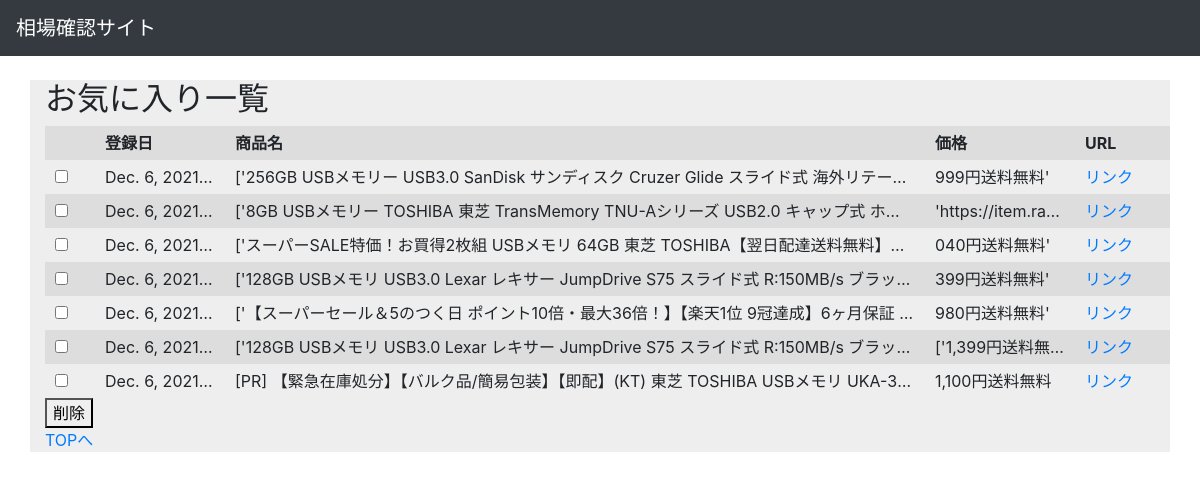
The app's page /fav_list/, older data.
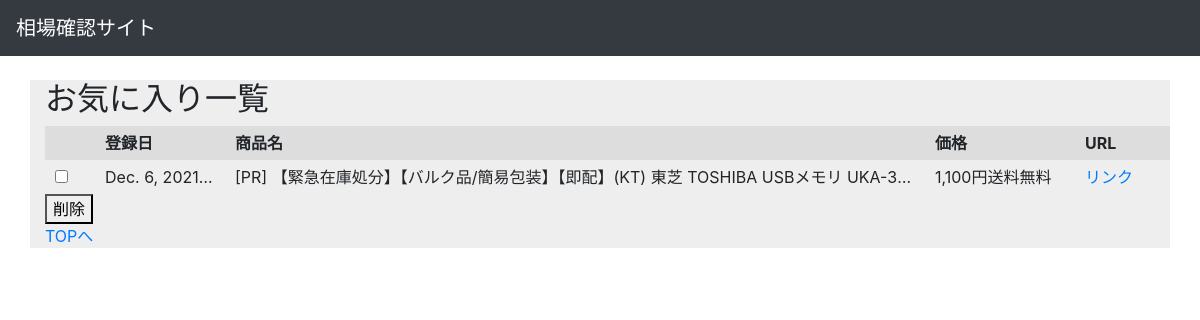
The same page, newer data.
### app_scrape/models.py (models this page shows, shortened)
class Fav(models.Model):
    created = models.DateTimeField(
        auto_now_add=True,
        editable=False,
        null=False,
    )
    name = models.TextField(
        max_length=255,
        blank=False,
        null=False,
        unique=True,
    )
    price = models.CharField(
        max_length=255,
        blank=False,
        null=False,
        unique=True,
    )
    url = models.CharField(
        max_length=255,
        blank=False,
        null=False,
        unique=True,
    )

### app_scrape/views.py (the view, shortened to what this page needs)
# urls.py: path('fav_list/', app_scrape.FavView.as_view(), name='fav_list'),
class FavView(ListView):
    template_name = "fav_list.html"
    model = Fav

### app_scrape/templates/fav_list.html (shortened to what this page needs)
{% extends "base.html" %}
{% block main %}
<h2>お気に入り一覧</h2>
<form action="" method="POST">
    <table>
        <tr>
            <th class="5" width="50" height="10"></th>
            <th class="4" width="130" height="10">登録日</th>
            <th class="1" width="700" height="10">商品名</th>
            <th class="2" width="150" height="10">価格</th>
            <th class="3" width="100" height="10">URL</th>
        </tr>
        {% for fav in object_list %}
        <tr>
            <td><input type="checkbox" name="delete" value="{{ fav.pk }}"></td>
            <td class="4" width="130" height="10">{{fav.created}}</td>
            <td width="700" height="10">{{fav.name}}</td>
            <td width="150" height="20">{{fav.price}}</td>
            <td width="100" height="10"><a href={{fav.url}}>リンク</a></td>
        </tr>
        {% endfor %}
    </table>
    <button type="submit">削除</button>
</form>
<a href="{% url '' %}">TOPへ</a>
{% endblock %}

### app_scrape/templates/base.html (shortened to what this page needs)
{% load static %}
<!doctype HTML>
<html>
    <head>
        <link rel="stylesheet" href="{% static 'style.css' %}">
        <link rel="stylesheet" href="https://maxcdn.bootstrapcdn.com/bootstrap/4.0.0/css/bootstrap.min.css">
    </head>
    <body>
        <nav class="navbar navbar-expand-lg navbar-dark bg-dark">
            <a class="navbar-brand" href="/">相場確認サイト</a>
        </nav>
        <div class="container mt-4">
        {% block main %}{% endblock %}
        </div>
    </body>
</html>

### app_scrape/static/style.css (style rules this page uses)
table { border-collapse: collapse; table-layout: fixed; width: 100%; }
tr:nth-child(odd) { background-color: #ddd; }
th { padding: 5px 10px; }
td { overflow: hidden; text-overflow: ellipsis; white-space: nowrap; padding: 5px 10px; }
.container { background: #eee; overflow: hidden; width: 100%; }

Row changes from the older to the newer data that the page shows:
removed Fav: created "Dec. 6, 2021…", name "['256GB USBメモリー USB3.0 SanDisk サンディスク Cruzer Glide スライド式 海外リテー…", price "999円送料無料'"
removed Fav: created "Dec. 6, 2021…", name "['8GB USBメモリー TOSHIBA 東芝 TransMemory TNU-Aシリーズ USB2.0 キャップ式 ホ…", price "'https://item.ra…"
removed Fav: created "Dec. 6, 2021…", name "['スーパーSALE特価！お買得2枚組 USBメモリ 64GB 東芝 TOSHIBA【翌日配達送料無料】…", price "040円送料無料'"
removed Fav: created "Dec. 6, 2021…", name "['128GB USBメモリ USB3.0 Lexar レキサー JumpDrive S75 スライド式 R:150MB/s ブラッ…", price "399円送料無料'"
removed Fav: created "Dec. 6, 2021…", name "['【スーパーセール＆5のつく日 ポイント10倍・最大36倍！】【楽天1位 9冠達成】6ヶ月保証…", price "980円送料無料'"
removed Fav: created "Dec. 6, 2021…", name "['128GB USBメモリ USB3.0 Lexar レキサー JumpDrive S75 スライド式 R:150MB/s ブラッ…", price "['1,399円送料無…"
